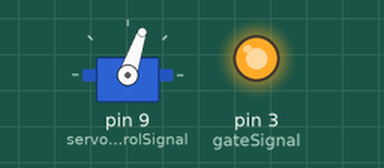
This sketch was run on a simulated Arduino Uno, built with avr-gcc and run on an emulated ATmega328P. On the bench: servo, output pins drawn as LEDs (lit = HIGH).

Above: at 36.05 s.
At 37.05 s:
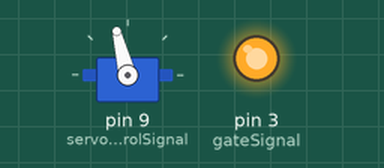
At 38.05 s:
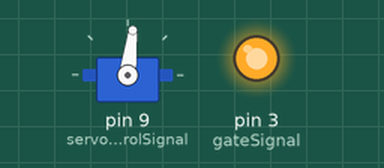
Timing chart, 0 to 41.7 s (numbered marks = the images above):
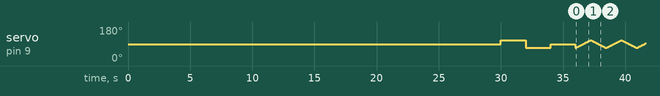

The sketch:

Motor_Control_Test.ino
```cpp
// Basic Functionality Test Script

#include <Servo.h>

Servo servoControlSignal;

int pos = 90;
int gateSignal = 3;
int speed = 255;

// the setup routine runs once when you press reset:
void setup(){
  servoControlSignal.attach(9);

  // MOSFET gate pin on pin ~3
  analogWrite(gateSignal, speed);
  //Wait for the flywheel to gain some speed
  delay(30000);

  //Set the servo back to horizontal
  servoControlSignal.write(110);
  delay(2000);
  servoControlSignal.write(70);
  delay(2000);
  servoControlSignal.write(pos);
  delay(2000);

  pinMode(gateSignal, OUTPUT);
  // initialize serial communication at 9600 bits per second:
  Serial.begin(9600);


}

// the loop routine runs over and over again forever:
void loop() {
  for(pos = 70; pos <= 110; pos += 1) // goes from 0 degrees to 180 degrees
  {                                  // in steps of 1 degree
    servoControlSignal.write(pos);              // tell servo to go to position in variable 'pos'
    delay(30);                     // waits 15ms for the servo to reach the position
  }
  for(pos = 110; pos>=70; pos-=1)     // goes from 180 degrees to 0 degrees
  {
    servoControlSignal.write(pos);              // tell servo to go to position in variable 'pos'
    delay(30);                       // waits 15ms for the servo to reach the position
  }
  // print out the value you read:
  //analogWrite(gateSignal, speed);

}
```
